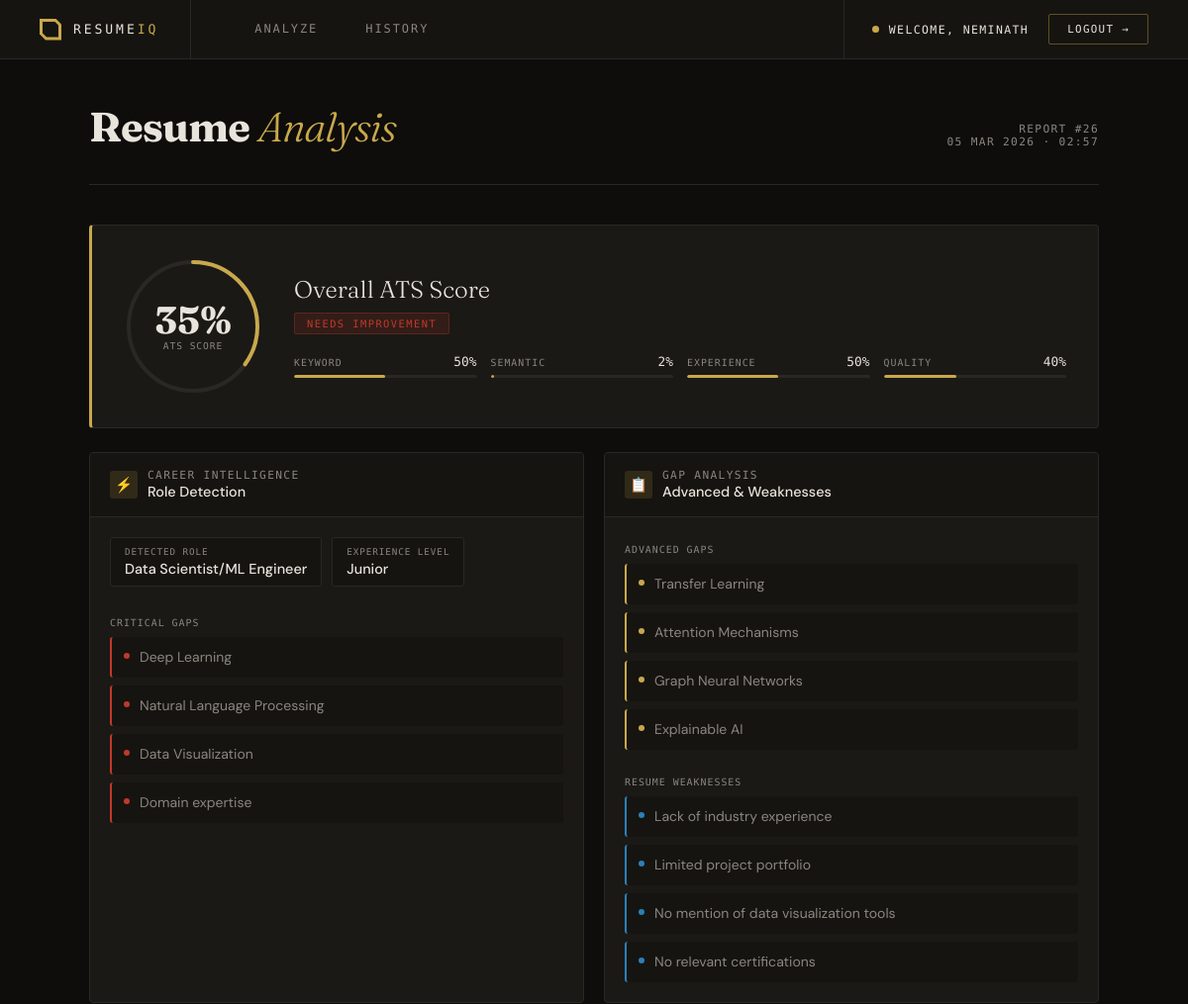
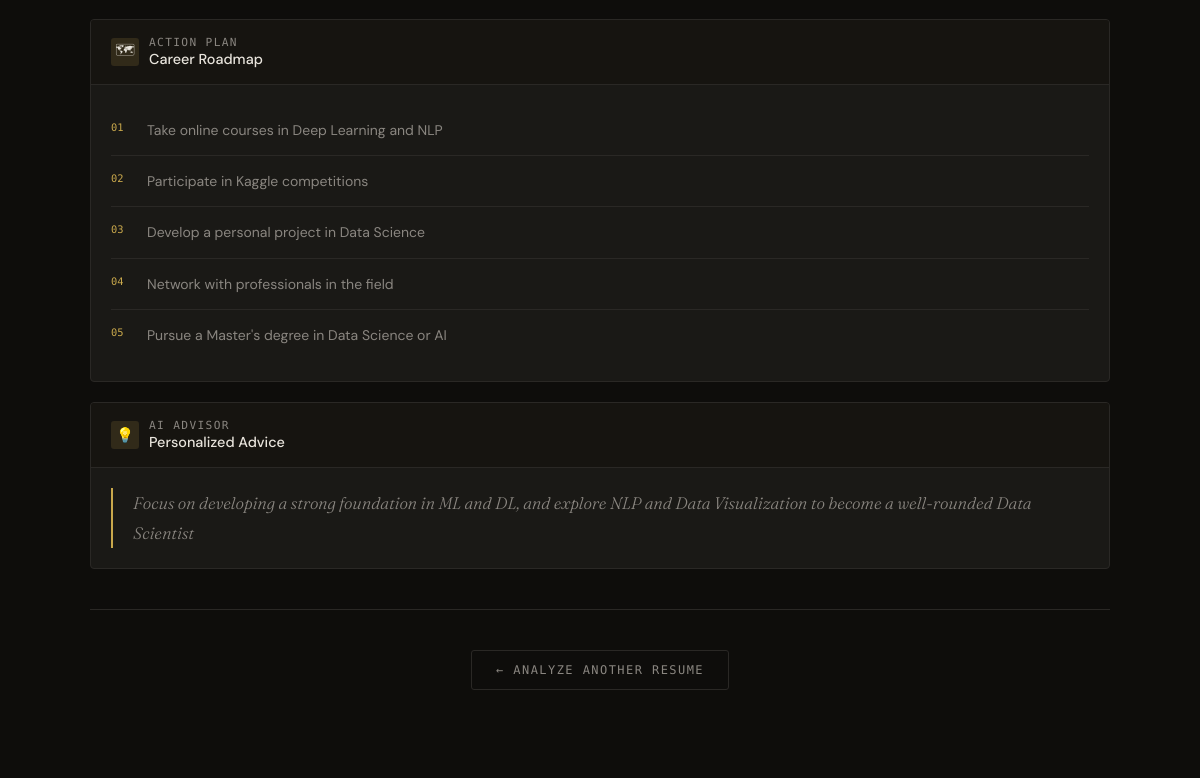
The app's page /result/26/ (signed in) with its own data (2 pictures, top to bottom).
### resume_analyzer/models.py (models this page shows, shortened)
class ResumeAnalysis(models.Model):
    STATUS = [
        ('pending', 'Pending'),
        ('processing', 'Processing'),
        ('completed', 'Completed'),
        ('failed', 'Failed')
    ]
    user = models.ForeignKey(
        User,
        on_delete=models.CASCADE,
        related_name='analyses'
    )
    resume_file = models.FileField(upload_to='resumes/', blank=True, null=True)
    resume_text = models.TextField(blank=True)
    job_description = models.TextField()
    status = models.CharField(max_length=20, choices=STATUS, default='pending')
    ats_score = models.FloatField(null=True, blank=True)
    keyword_score = models.FloatField(null=True, blank=True)
    semantic_score = models.FloatField(null=True, blank=True)
    experience_score = models.FloatField(null=True, blank=True)
    quality_score = models.FloatField(null=True, blank=True)
    detected_role = models.CharField(max_length=200, blank=True)
    experience_level = models.CharField(max_length=100, blank=True)
    critical_skill_gaps_json = models.TextField(default='[]', blank=True)
    advanced_skill_gaps_json = models.TextField(default='[]', blank=True)
    resume_weaknesses_json = models.TextField(default='[]', blank=True)
    career_roadmap_json = models.TextField(default='[]', blank=True)
    personalized_advice = models.TextField(blank=True)
    created_at = models.DateTimeField(auto_now_add=True)
    updated_at = models.DateTimeField(auto_now=True)
    class Meta:
        ordering = ['-created_at']
    @property
    def critical_skill_gaps(self):
        return json.loads(self.critical_skill_gaps_json)
    @property
    def advanced_skill_gaps(self):
        return json.loads(self.advanced_skill_gaps_json)
    @property
    def resume_weaknesses(self):
        return json.loads(self.resume_weaknesses_json)
    @property
    def career_roadmap(self):
        return json.loads(self.career_roadmap_json)

### resume_analyzer/views.py (the view)
# urls.py: path('result/<int:pk>/', views.result_view, name='result'),
@login_required
def result_view(request, pk):
    analysis = get_object_or_404(
        ResumeAnalysis,
        pk=pk,
        user=request.user
    )
    return render(request, 'resume_analyzer/result.html', {'analysis': analysis})

### templates/resume_analyzer/result.html (shortened to what this page needs)
{% extends "base.html" %}
{% block content %}
{% with score=analysis.ats_score %}
<div class="rp-header">
  <div class="rp-header-left">
    <h1>Resume <em>Analysis</em></h1>
  </div>
  <div class="rp-header-right">
    Report #{{ analysis.id }}<br>
    {{ analysis.created_at|date:"d M Y · H:i" }}
  </div>
</div>
<div class="score-row">
  <div class="score-big" id="scoreDial">
    <svg viewBox="0 0 140 140">
      <circle class="track" cx="70" cy="70" r="65"/>
      <circle class="fill" id="scoreFill" cx="70" cy="70" r="65"
        style="stroke-dashoffset: {{ 408|add:0 }}"/>
    </svg>
    <span class="num">{{ score|floatformat:0 }}%</span>
    <span class="unit">ATS Score</span>
  </div>
  <div class="score-meta">
    <h2>Overall ATS Score</h2>
    {% if score >= 75 %}
      <span class="score-verdict verdict-strong">Strong Match</span>
    {% elif score >= 50 %}
      <span class="score-verdict verdict-moderate">Moderate Match</span>
    {% else %}
      <span class="score-verdict verdict-weak">Needs Improvement</span>
    {% endif %}
    <div class="breakdown">
      <div class="bk-item">
        <div class="bk-top">
          <span class="bk-label">Keyword</span>
          <span class="bk-val">{{ analysis.keyword_score|floatformat:0 }}%</span>
        </div>
        <div class="bk-bar"><div class="bk-fill" style="width:{{ analysis.keyword_score|floatformat:0 }}%"></div></div>
      </div>
      <div class="bk-item">
        <div class="bk-top">
          <span class="bk-label">Semantic</span>
          <span class="bk-val">{{ analysis.semantic_score|floatformat:0 }}%</span>
        </div>
        <div class="bk-bar"><div class="bk-fill" style="width:{{ analysis.semantic_score|floatformat:0 }}%"></div></div>
      </div>
      <div class="bk-item">
        <div class="bk-top">
          <span class="bk-label">Experience</span>
          <span class="bk-val">{{ analysis.experience_score|floatformat:0 }}%</span>
        </div>
        <div class="bk-bar"><div class="bk-fill" style="width:{{ analysis.experience_score|floatformat:0 }}%"></div></div>
      </div>
      <div class="bk-item">
        <div class="bk-top">
          <span class="bk-label">Quality</span>
          <span class="bk-val">{{ analysis.quality_score|floatformat:0 }}%</span>
        </div>
        <div class="bk-bar"><div class="bk-fill" style="width:{{ analysis.quality_score|floatformat:0 }}%"></div></div>
      </div>
    </div>
  </div>
</div>
<div class="two-col">
  <div class="sec">
    <div class="sec-head">
      <div class="sec-head-icon">⚡</div>
      <div class="sec-head-title">
        Career Intelligence
        <strong>Role Detection</strong>
      </div>
    </div>
    <div class="sec-body">
      <div class="chips">
        <div class="chip">
          <div class="chip-l">Detected Role</div>
          <div class="chip-v">{{ analysis.detected_role|default:"—" }}</div>
        </div>
        <div class="chip">
          <div class="chip-l">Experience Level</div>
          <div class="chip-v">{{ analysis.experience_level|default:"Unknown" }}</div>
        </div>
      </div>
      <div style="margin-bottom:6px">
        <span style="font-family:var(--mono);font-size:0.62rem;color:var(--ink-dim);text-transform:uppercase;letter-spacing:0.1em;">Critical Gaps</span>
      </div>
      <div class="skill-items">
        {% if analysis.critical_skill_gaps %}
          {% for skill in analysis.critical_skill_gaps %}
            <div class="skill-item critical">
              <span class="skill-dot"></span>{{ skill }}
            </div>
          {% endfor %}
        {% else %}
          <div class="empty-note">No critical gaps — strong alignment</div>
        {% endif %}
      </div>
    </div>
  </div>
  <div class="sec">
    <div class="sec-head">
      <div class="sec-head-icon">📋</div>
      <div class="sec-head-title">
        Gap Analysis
        <strong>Advanced & Weaknesses</strong>
      </div>
    </div>
    <div class="sec-body">
      <div style="margin-bottom:6px">
        <span style="font-family:var(--mono);font-size:0.62rem;color:var(--ink-dim);text-transform:uppercase;letter-spacing:0.1em;">Advanced Gaps</span>
      </div>
      <div class="skill-items" style="margin-bottom:20px">
        {% if analysis.advanced_skill_gaps %}
          {% for skill in analysis.advanced_skill_gaps %}
            <div class="skill-item advanced">
              <span class="skill-dot"></span>{{ skill }}
            </div>
          {% endfor %}
        {% else %}
          <div class="empty-note">No advanced gaps detected</div>
        {% endif %}
      </div>
      <div style="margin-bottom:6px">
        <span style="font-family:var(--mono);font-size:0.62rem;color:var(--ink-dim);text-transform:uppercase;letter-spacing:0.1em;">Resume Weaknesses</span>
      </div>
      <div class="skill-items">
        {% if analysis.resume_weaknesses %}
          {% for item in analysis.resume_weaknesses %}
            <div class="skill-item weakness">
              <span class="skill-dot"></span>{{ item }}
            </div>
          {% endfor %}
        {% else %}
          <div class="empty-note">No weaknesses detected</div>
        {% endif %}
      </div>
    </div>
  </div>
</div>
<div class="sec full-sec">
  <div class="sec-head">
    <div class="sec-head-icon">🗺</div>
    <div class="sec-head-title">
      Action Plan
      <strong>Career Roadmap</strong>
    </div>
  </div>
  <div class="sec-body">
    {% if analysis.career_roadmap %}
      <div class="roadmap-items">
        {% for step in analysis.career_roadmap %}
          <div class="roadmap-item">
            <span class="roadmap-num">0{{ forloop.counter }}</span>
            <span class="roadmap-text">{{ step }}</span>
          </div>
        {% endfor %}
      </div>
    {% else %}
      <div class="empty-note">No roadmap generated</div>
    {% endif %}
  </div>
</div>
<div class="sec full-sec">
  <div class="sec-head">
    <div class="sec-head-icon">💡</div>
    <div class="sec-head-title">
      AI Advisor
      <strong>Personalized Advice</strong>
    </div>
  </div>
  <div class="sec-body">
    {% if analysis.personalized_advice %}
      <p class="advice-text">{{ analysis.personalized_advice }}</p>
    {% else %}
      <div class="empty-note">No advice generated</div>
    {% endif %}
  </div>
</div>
<div class="rp-footer">
  <a href="/" class="btn-back">← Analyze Another Resume</a>
</div>
{% endwith %}
{% endblock %}

### templates/base.html (shortened to what this page needs)
<!DOCTYPE html>
<html lang="en">
<head>
</head>
<body>
<nav>
  <a href="/" class="nav-logo">
    <div class="nav-logo-mark"></div>
    <span class="nav-logo-text">RESUME<em>IQ</em></span>
  </a>
  <div class="nav-links">
    <a href="/" class="nav-link">Analyze</a>
    <a href="/history/" class="nav-link">History</a>
  </div>
  <div class="nav-right">
    {% if user.is_authenticated %}
      <div class="nav-user">
        <div class="nav-user-dot"></div>
        <span class="nav-username">Welcome, {{ user.username }}</span>
      </div>
      <a href="{% url 'logout' %}" class="nav-logout">Logout →</a>
    {% else %}
      <a href="{% url 'login' %}" class="nav-login">Login →</a>
    {% endif %}
  </div>
</nav>
<div class="container">
  {% block content %}{% endblock %}
</div>
</body>
</html>

### templates/base.html (style rules this page uses)
:root { --ink: #f0ece4; --ink-dim: #aca8a2; --ink-faint: #5a5850; --bg: #0d0b08; --surface: #161410; --surface2: #1c1a16; --rule: #2e2c26; --gold: #c9a84c; --gold-dim: rgba(201,168,76,0.12); --mono: 'DM Mono', monospace; --serif: 'Fraunces', serif; --sans: 'DM Sans', sans-serif; }
* { box-sizing: border-box; margin: 0; padding: 0; }
body { font-family: var(--sans); background: var(--bg); color: var(--ink); min-height: 100vh; display: flex; flex-direction: column; }
nav { background: var(--surface); border-bottom: 1px solid var(--rule); padding: 0 40px; display: flex; align-items: stretch; height: 60px; position: sticky; top: 0; z-index: 100; }
.nav-logo { display: flex; align-items: center; gap: 12px; margin-right: 40px; text-decoration: none; border-right: 1px solid var(--rule); padding-right: 32px; }
.nav-logo-mark { width: 22px; height: 22px; background: var(--gold); clip-path: polygon(0 0, calc(100% - 6px) 0, 100% 6px, 100% 100%, 6px 100%, 0 calc(100% - 6px)); flex-shrink: 0; position: relative; }
.nav-logo-mark::after { content: ''; position: absolute; inset: 3px; background: var(--surface); clip-path: polygon(0 0, calc(100% - 4px) 0, 100% 4px, 100% 100%, 4px 100%, 0 calc(100% - 4px)); }
.nav-logo-text { font-family: var(--mono); font-size: 0.82rem; font-weight: 500; letter-spacing: 0.22em; color: var(--ink); text-transform: uppercase; }
.nav-logo-text em { font-style: normal; color: var(--gold); font-weight: 500; letter-spacing: 0.22em; }
.nav-links { display: flex; align-items: stretch; gap: 0; }
.nav-link { display: flex; align-items: center; padding: 0 24px; font-family: var(--mono); font-size: 0.75rem; text-transform: uppercase; letter-spacing: 0.16em; color: var(--ink-dim); text-decoration: none; border-bottom: 2px solid transparent; transition: all 0.15s; }
.nav-right { margin-left: auto; display: flex; align-items: center; gap: 20px; border-left: 1px solid var(--rule); padding-left: 28px; }
.nav-user { display: flex; align-items: center; gap: 10px; }
.nav-user-dot { width: 7px; height: 7px; border-radius: 50%; background: var(--gold); flex-shrink: 0; }
.nav-username { font-family: var(--mono); font-size: 0.72rem; text-transform: uppercase; letter-spacing: 0.12em; color: var(--ink); }
.nav-logout { font-family: var(--mono); font-size: 0.68rem; text-transform: uppercase; letter-spacing: 0.12em; color: var(--ink); text-decoration: none; padding: 8px 18px; border: 1px solid rgba(201,168,76,0.4); border-radius: 2px; transition: all 0.15s; }
.container { max-width: 1100px; margin: 0 auto; padding: 0 40px 60px; width: 100%; flex: 1; }
h2 { font-size: 1.6rem; font-weight: 700; margin-bottom: 12px; color: var(--ink); }

### records on screen
ResumeAnalysis: id "26", created_at "05 MAR 2026 · 02:57", ats_score "35", keyword_score "50", semantic_score "2", experience_score "50", quality_score "40", detected_role "Data Scientist/ML Engineer", experience_level "Junior", personalized_advice "Focus on developing a strong foundation in ML and DL, and explore NLP and Data Visualization to become a well-rounded Data Scientist"

### other values on screen
{{ user.username }} "NEMINATH"
{{ skill }} "Deep Learning" "Natural Language Processing" "Data Visualization" "Domain expertise"
{{ skill }} "Transfer Learning" "Attention Mechanisms" "Graph Neural Networks" "Explainable AI"
{{ item }} "Lack of industry experience" "Limited project portfolio" "No mention of data visualization tools" "No relevant certifications"
{{ step }} "Take online courses in Deep Learning and NLP" "Participate in Kaggle competitions" "Develop a personal project in Data Science" "Network with professionals in the field" "Pursue a Master's degree in Data Science or AI"
